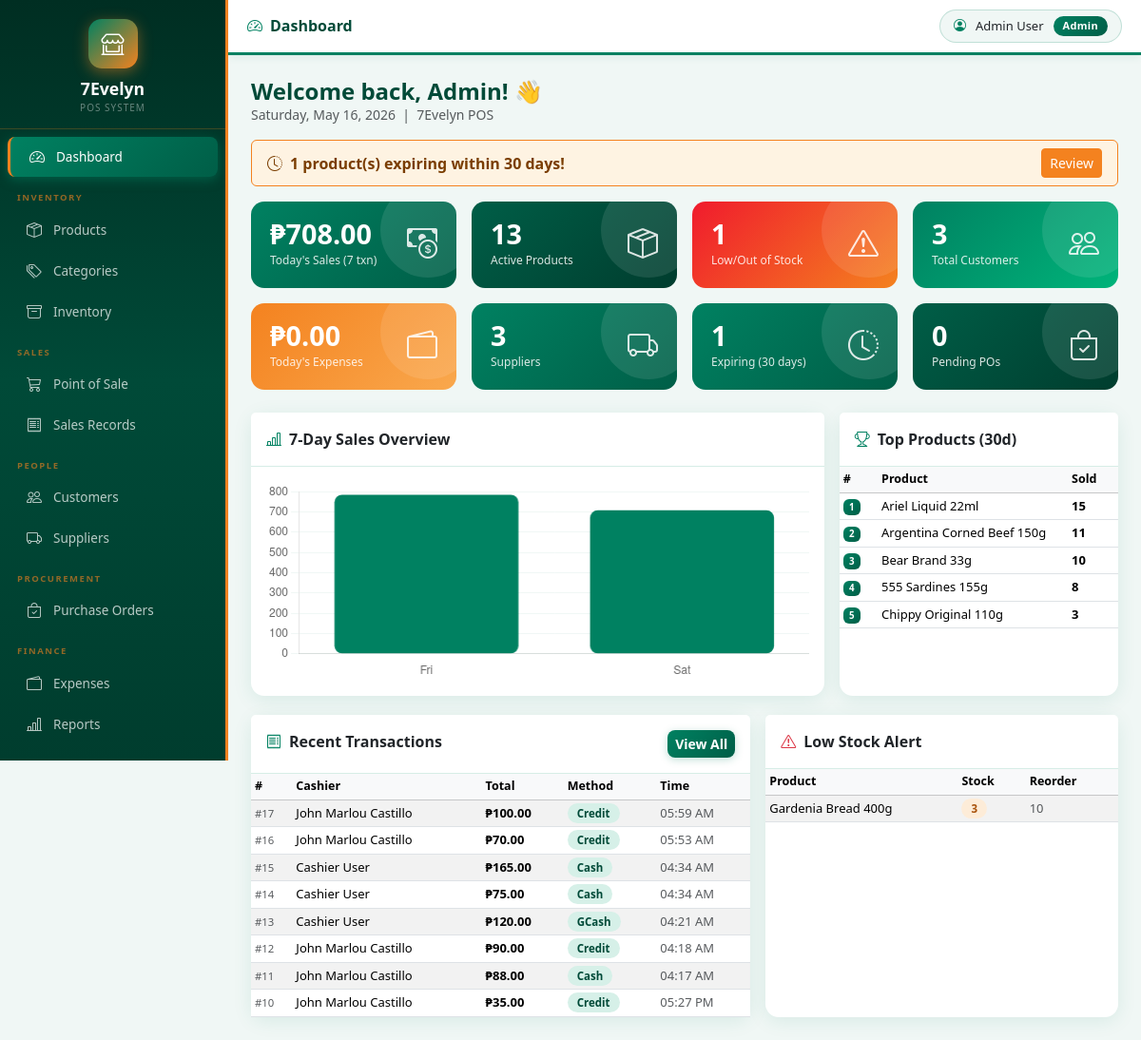
/frontend/dashboard.php (signed in), run on the app's committed database.
### tables this page shows
CREATE TABLE `sales` (
  `salesID` int(11) NOT NULL,
  `userID` int(11) NOT NULL,
  `customerID` int(11) DEFAULT NULL,
  `total_amount` decimal(10,2) NOT NULL,
  `discount_amount` decimal(10,2) NOT NULL DEFAULT 0.00,
  `tax_amount` decimal(10,2) NOT NULL DEFAULT 0.00,
  `payment` decimal(10,2) NOT NULL,
  `change_amount` decimal(10,2) NOT NULL,
  `payment_method` enum('Cash','Credit','GCash','Card') NOT NULL DEFAULT 'Cash',
  `saleDate` timestamp NOT NULL DEFAULT current_timestamp()
);

CREATE TABLE `product` (
  `productID` int(11) NOT NULL,
  `productName` varchar(100) NOT NULL,
  `barcode` varchar(50) DEFAULT NULL,
  `categoryID` int(11) NOT NULL,
  `price` decimal(10,2) NOT NULL,
  `cost` decimal(10,2) NOT NULL,
  `stock_quantity` int(11) NOT NULL DEFAULT 0,
  `reorder_level` int(11) NOT NULL DEFAULT 10,
  `expiry_date` date DEFAULT NULL,
  `status` enum('Active','Inactive') NOT NULL DEFAULT 'Active',
  `product_image` varchar(255) DEFAULT NULL
);

### frontend/dashboard.php (the view, shortened to what this page needs)
<?php
require_once '../backend/database.php';
$totalProducts   = $conn->query("SELECT COUNT(*) AS c FROM product WHERE status='Active'")->fetch_assoc()['c'];
$lowStock        = $conn->query("SELECT COUNT(*) AS c FROM product WHERE stock_quantity <= reorder_level AND status='Active' AND stock_quantity > 0")->fetch_assoc()['c'];
$outOfStock      = $conn->query("SELECT COUNT(*) AS c FROM product WHERE stock_quantity = 0 AND status='Active'")->fetch_assoc()['c'];
$todaySales      = $conn->query("SELECT COALESCE(SUM(total_amount),0) AS c FROM sales WHERE DATE(saleDate)=CURDATE()")->fetch_assoc()['c'];
$totalSalesCount = $conn->query("SELECT COUNT(*) AS c FROM sales WHERE DATE(saleDate)=CURDATE()")->fetch_assoc()['c'];
$totalCustomers  = $conn->query("SELECT COUNT(*) AS c FROM customer WHERE dateDeleted IS NULL")->fetch_assoc()['c'];
$totalSuppliers  = $conn->query("SELECT COUNT(*) AS c FROM supplier WHERE dateDeleted IS NULL")->fetch_assoc()['c'];
$todayExpenses   = $conn->query("SELECT COALESCE(SUM(amount),0) AS c FROM expense WHERE expense_date=CURDATE()")->fetch_assoc()['c'];
$pendingPO       = $conn->query("SELECT COUNT(*) AS c FROM purchase_order WHERE status='Pending'")->fetch_assoc()['c'];
$expiryAlert = $conn->query("SELECT COUNT(*) AS c FROM product WHERE expiry_date IS NOT NULL AND expiry_date <= DATE_ADD(CURDATE(), INTERVAL 30 DAY) AND expiry_date >= CURDATE() AND status='Active'")->fetch_assoc()['c'];
$weekSales = $conn->query("SELECT DATE(saleDate) AS d, SUM(total_amount) AS total FROM sales WHERE saleDate >= DATE_SUB(CURDATE(),INTERVAL 6 DAY) GROUP BY DATE(saleDate) ORDER BY d ASC");
$chartLabels = []; $chartData = [];
while($r = $weekSales->fetch_assoc()){ $chartLabels[] = date('D',strtotime($r['d'])); $chartData[] = floatval($r['total']); }
$recentSales = $conn->query("SELECT s.salesID, CONCAT(u.givenName,' ',u.surName) AS cashier, s.total_amount, s.payment_method, s.saleDate FROM sales s JOIN users u ON s.userID=u.userID ORDER BY s.saleDate DESC LIMIT 8");
$lowStockProds = $conn->query("SELECT productName, stock_quantity, reorder_level FROM product WHERE stock_quantity <= reorder_level AND status='Active' ORDER BY stock_quantity ASC LIMIT 8");
$bestSellers = $conn->query("SELECT p.productName, SUM(sd.sold_quantity) AS total_sold, SUM(sd.subtotal) AS revenue FROM sales_details sd JOIN product p ON sd.productID=p.productID JOIN sales s ON sd.salesID=s.salesID WHERE s.saleDate >= DATE_SUB(CURDATE(),INTERVAL 30 DAY) GROUP BY sd.productID ORDER BY total_sold DESC LIMIT 5");
?>
<?php include 'header.php'; ?>
<?php include 'nav.php'; ?>
<div class="topbar no-print">
    <h5><i class="bi bi-speedometer2 me-2" style="color:var(--ev-purple);"></i>Dashboard</h5>
    <div class="ms-auto">
        <div class="user-badge">
            <i class="bi bi-person-circle" style="color:var(--ev-purple);"></i>
            <span><?php echo htmlspecialchars($_SESSION['userName']); ?></span>
            <span class="role-pill"><?php echo htmlspecialchars($_SESSION['roleName']); ?></span>
        </div>
    </div>
</div>
<div class="page-body">
    <div class="d-flex justify-content-between align-items-center mb-3">
        <div>
            <h4 class="mb-0 fw-bold" style="color:#004a38;">Welcome back, <?php echo htmlspecialchars(explode(' ',$_SESSION['userName'])[0]); ?>! 👋</h4>
            <p class="text-muted small mb-0"><?php echo date('l, F d, Y'); ?> &nbsp;|&nbsp; 7Evelyn POS</p>
        </div>
    </div>
    <?php if($expiryAlert > 0): ?>
    <div class="alert alert-warning d-flex align-items-center mb-3 py-2" role="alert">
        <i class="bi bi-clock-history me-2"></i>
        <strong><?php echo $expiryAlert; ?> product(s) expiring within 30 days!</strong>&nbsp;
        <a href="product.php" class="ms-auto btn btn-sm btn-warning">Review</a>
    </div>
    <?php endif; ?>
    <div class="row g-3 mb-3">
        <div class="col-6 col-md-3">
            <div class="stat-card bg-grad-purple">
                <div class="d-flex justify-content-between align-items-start">
                    <div>
                        <div class="stat-val">₱<?php echo number_format($todaySales,2); ?></div>
                        <div class="stat-lbl">Today's Sales (<?php echo $totalSalesCount; ?> txn)</div>
                    </div>
                    <i class="bi bi-cash-coin stat-icon"></i>
                </div>
            </div>
        </div>
        <div class="col-6 col-md-3">
            <div class="stat-card bg-grad-blue">
                <div class="d-flex justify-content-between align-items-start">
                    <div>
                        <div class="stat-val"><?php echo $totalProducts; ?></div>
                        <div class="stat-lbl">Active Products</div>
                    </div>
                    <i class="bi bi-box-seam stat-icon"></i>
                </div>
            </div>
        </div>
        <div class="col-6 col-md-3">
            <div class="stat-card bg-grad-red">
                <div class="d-flex justify-content-between align-items-start">
                    <div>
                        <div class="stat-val"><?php echo $lowStock + $outOfStock; ?></div>
                        <div class="stat-lbl">Low/Out of Stock</div>
                    </div>
                    <i class="bi bi-exclamation-triangle stat-icon"></i>
                </div>
            </div>
        </div>
        <div class="col-6 col-md-3">
            <div class="stat-card bg-grad-green">
                <div class="d-flex justify-content-between align-items-start">
                    <div>
                        <div class="stat-val"><?php echo $totalCustomers; ?></div>
                        <div class="stat-lbl">Total Customers</div>
                    </div>
                    <i class="bi bi-people stat-icon"></i>
                </div>
            </div>
        </div>
    </div>
    <div class="row g-3 mb-4">
        <div class="col-6 col-md-3">
            <div class="stat-card bg-grad-orange">
                <div class="d-flex justify-content-between align-items-start">
                    <div>
                        <div class="stat-val">₱<?php echo number_format($todayExpenses,2); ?></div>
                        <div class="stat-lbl">Today's Expenses</div>
                    </div>
                    <i class="bi bi-wallet2 stat-icon"></i>
                </div>
            </div>
        </div>
        <div class="col-6 col-md-3">
            <div class="stat-card bg-grad-teal">
                <div class="d-flex justify-content-between align-items-start">
                    <div>
                        <div class="stat-val"><?php echo $totalSuppliers; ?></div>
                        <div class="stat-lbl">Suppliers</div>
                    </div>
                    <i class="bi bi-truck stat-icon"></i>
                </div>
            </div>
        </div>
        <div class="col-6 col-md-3">
            <div class="stat-card bg-grad-purple">
                <div class="d-flex justify-content-between align-items-start">
                    <div>
                        <div class="stat-val"><?php echo $expiryAlert; ?></div>
                        <div class="stat-lbl">Expiring (30 days)</div>
                    </div>
                    <i class="bi bi-clock-history stat-icon"></i>
                </div>
            </div>
        </div>
        <div class="col-6 col-md-3">
            <div class="stat-card bg-grad-blue">
                <div class="d-flex justify-content-between align-items-start">
                    <div>
                        <div class="stat-val"><?php echo $pendingPO; ?></div>
                        <div class="stat-lbl">Pending POs</div>
                    </div>
                    <i class="bi bi-bag-check stat-icon"></i>
                </div>
            </div>
        </div>
    </div>
    <div class="row g-3">
        <div class="col-md-8">
            <div class="card card-shadow">
                <div class="card-header bg-white fw-bold py-3" style="border-bottom:1px solid #d6ede6;">
                    <i class="bi bi-bar-chart-line me-2" style="color:var(--ev-purple);"></i>7-Day Sales Overview
                </div>
                <div class="card-body">
                    <canvas id="salesChart" height="110"></canvas>
                </div>
            </div>
        </div>
        <div class="col-md-4">
            <div class="card card-shadow h-100">
                <div class="card-header bg-white fw-bold py-3" style="border-bottom:1px solid #d6ede6;">
                    <i class="bi bi-trophy me-2" style="color:var(--ev-purple);"></i>Top Products (30d)
                </div>
                <div class="card-body p-0">
                    <table class="table table-sm mb-0">
                        <thead class="table-light"><tr><th>#</th><th>Product</th><th>Sold</th></tr></thead>
                        <tbody>
                        <?php $rank=1; while($r=$bestSellers->fetch_assoc()): ?>
                        <tr>
                            <td><span class="badge" style="background:var(--ev-gradient);color:#fff;"><?php echo $rank++; ?></span></td>
                            <td class="text-truncate" style="max-width:130px;"><?php echo htmlspecialchars($r['productName']); ?></td>
                            <td><strong><?php echo $r['total_sold']; ?></strong></td>
                        </tr>
                        <?php endwhile; ?>
                        </tbody>
                    </table>
                </div>
            </div>
        </div>
    </div>
    <div class="row g-3 mt-1">
        <div class="col-md-7">
            <div class="card card-shadow">
                <div class="card-header bg-white fw-bold py-3 d-flex justify-content-between" style="border-bottom:1px solid #d6ede6;">
                    <span><i class="bi bi-receipt me-2" style="color:var(--ev-purple);"></i>Recent Transactions</span>
                    <a href="sales.php" class="btn btn-sm btn-ev">View All</a>
                </div>
                <div class="card-body p-0">
                    <table class="table table-sm table-striped mb-0">
                        <thead class="table-light"><tr><th>#</th><th>Cashier</th><th>Total</th><th>Method</th><th>Time</th></tr></thead>
                        <tbody>
                        <?php while($r=$recentSales->fetch_assoc()): ?>
                        <tr>
                            <td><small class="text-muted">#<?php echo $r['salesID']; ?></small></td>
                            <td><?php echo htmlspecialchars($r['cashier']); ?></td>
                            <td><strong>₱<?php echo number_format($r['total_amount'],2); ?></strong></td>
                            <td><span class="badge-active"><?php echo $r['payment_method']; ?></span></td>
                            <td class="text-muted small"><?php echo date('h:i A',strtotime($r['saleDate'])); ?></td>
                        </tr>
                        <?php endwhile; ?>
                        </tbody>
                    </table>
                </div>
            </div>
        </div>
        <div class="col-md-5">
            <div class="card card-shadow h-100">
                <div class="card-header bg-white fw-bold py-3" style="border-bottom:1px solid #d6ede6;">
                    <i class="bi bi-exclamation-triangle me-2 text-danger"></i>Low Stock Alert
                </div>
                <div class="card-body p-0">
                    <table class="table table-sm table-striped mb-0">
                        <thead class="table-light"><tr><th>Product</th><th>Stock</th><th>Reorder</th></tr></thead>
                        <tbody>
                        <?php while($r=$lowStockProds->fetch_assoc()): ?>
                        <tr>
                            <td class="text-truncate" style="max-width:120px;"><?php echo htmlspecialchars($r['productName']); ?></td>
                            <td>
                                <?php if($r['stock_quantity'] == 0): ?>
                                <span class="badge-inactive">OUT</span>
                                <?php else: ?>
                                <span class="badge-low"><?php echo $r['stock_quantity']; ?></span>
                                <?php endif; ?>
                            </td>
                            <td class="text-muted"><?php echo $r['reorder_level']; ?></td>
                        </tr>
                        <?php endwhile; ?>
                        </tbody>
                    </table>
                </div>
            </div>
        </div>
    </div>
</div>
</div></div>
<script>
const ctx = document.getElementById('salesChart').getContext('2d');
new Chart(ctx, {
    type: 'bar',
    data: {
        labels: <?php echo json_encode($chartLabels); ?>,
        datasets: [{
            label: 'Sales (₱)',
            data: <?php echo json_encode($chartData); ?>,
            backgroundColor: '#008161',
            borderRadius: 8,
            borderSkipped: false
        }]
    },
    options: {
        responsive: true,
        plugins: { legend: { display: false } },
        scales: {
            y: { beginAtZero: true, grid: { color: '#f0f7f5' } },
            x: { grid: { display: false } }
        }
    }
});
</script>
</body></html>

### data on the page
sales: salesID "17", cashier "John Marlou Castillo", total_amount "100.00", payment_method "Credit", saleDate "05:59 AM"
sales: salesID "16", cashier "John Marlou Castillo", total_amount "70.00", payment_method "Credit", saleDate "05:53 AM"
sales: salesID "15", cashier "Cashier User", total_amount "165.00", payment_method "Cash", saleDate "04:34 AM"
sales: salesID "14", cashier "Cashier User", total_amount "75.00", payment_method "Cash", saleDate "04:34 AM"
sales: salesID "13", cashier "Cashier User", total_amount "120.00", payment_method "GCash", saleDate "04:21 AM"
sales: salesID "12", cashier "John Marlou Castillo", total_amount "90.00", payment_method "Credit", saleDate "04:18 AM"
sales: salesID "11", cashier "John Marlou Castillo", total_amount "88.00", payment_method "Cash", saleDate "04:17 AM"
sales: salesID "10", cashier "John Marlou Castillo", total_amount "35.00", payment_method "Credit", saleDate "05:27 PM"
product: productName "Gardenia Bread 400g", stock_quantity "3", reorder_level "10"

### other printed values
$_SESSION['userName'] "Admin User"
$_SESSION['roleName'] "Admin"
explode(' ',$_SESSION['userName'])[0] "Admin"
$expiryAlert "1"
$todaySales "708.00"
$totalSalesCount "7"
$totalProducts "13"
$lowStock + $outOfStock "1"
$totalCustomers "3"
$todayExpenses "0.00"
$totalSuppliers "3"
$pendingPO "0"
$r['productName'] "Ariel Liquid 22ml"
$r['total_sold'] "15"
$r['productName'] "Argentina Corned Beef 150g"
